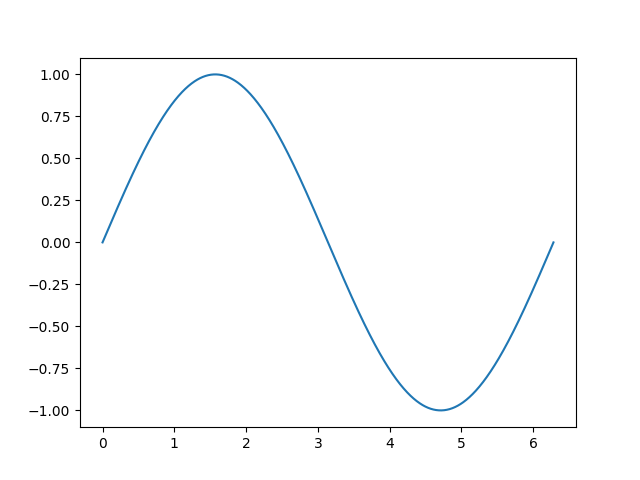

This chart was generated by the following Python code:
#!/usr/bin/env  python
# -*- coding:utf-8 -*-
import matplotlib.pyplot as plt
import numpy as np
from matplotlib.pyplot  import savefig


x = np.linspace(0, 2 * np.pi, 1000)
y = np.sin(x)
#plt.plot(x,np.sin(x),x,np.sin(2*x))
#plt.plot(x,y,marker='o',mec='b',mfc='w')
plt.plot(x,y,mec='b',mfc='w')
#plt.show() 
savefig('./sinx.png')
